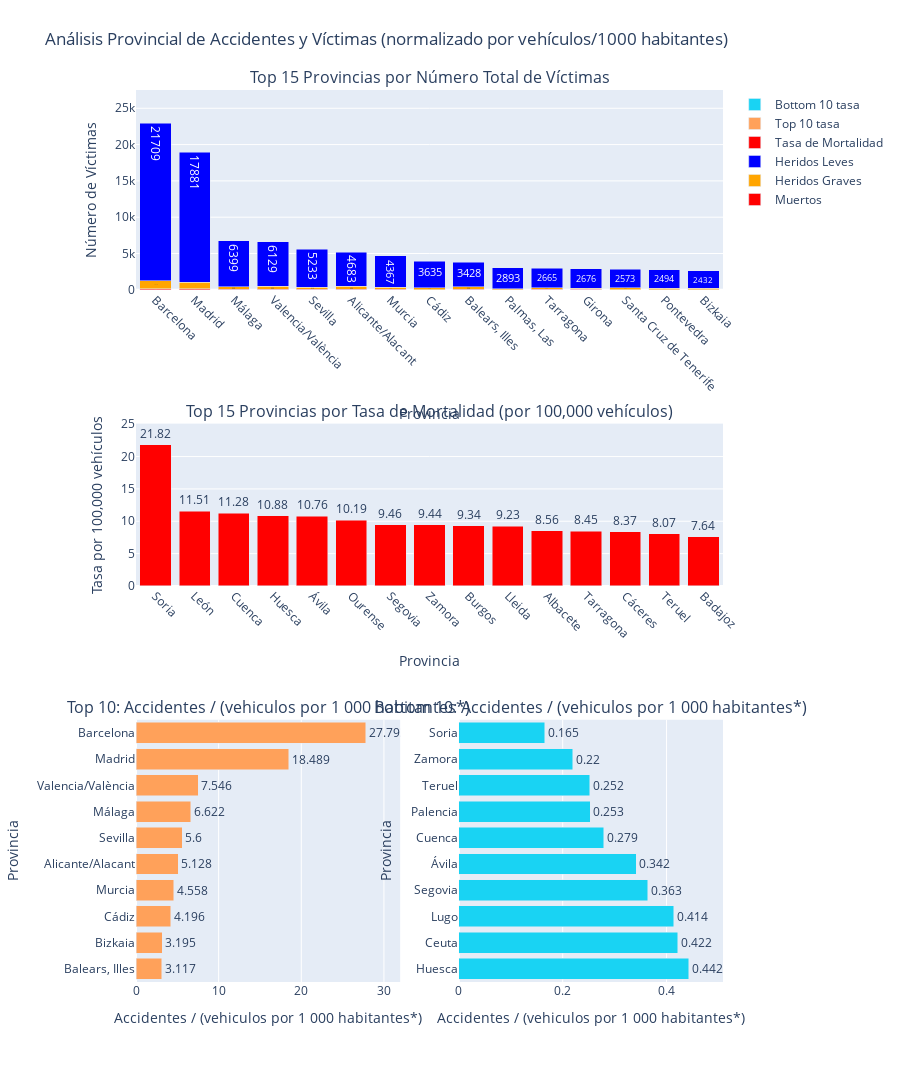

Source (notebook cell):
### Markdown cell above
### 1.3 Distribución Geográfica Básica

Analizaremos la distribución espacial de los accidentes, incluyendo:
- Ranking de provincias por número de accidentes
- Tasas de accidentalidad por provincia
- Distribución por tipo de zona
- Análisis por tipo de vía

### Code cell
# Agregación base
provincial = df.groupby('provincia_label').agg(
    muertos_30d=('muertos_30d','sum'),
    heridos_graves_30d=('heridos_graves_30d','sum'),
    heridos_leves_30d=('heridos_leves_30d','sum'),
    vehiculos_totales=('vehiculos_totales','first'),
    victimas_30d=('victimas_30d','count')
).reset_index()
provincial['tasa_mortalidad'] = provincial['muertos_30d'] / provincial['vehiculos_totales'] * 100000
provincial['tasa_accidentalidad'] = provincial['victimas_30d'] / provincial['vehiculos_totales'] * 100000
provincial['total_victimas'] = provincial['muertos_30d'] + provincial['heridos_graves_30d'] + provincial['heridos_leves_30d']

# Detectar columna "vehículos por 1000 habitantes"
vehiculos_por_1000_col = None
for col in df.columns:
    cl = col.lower()
    if 'vehicul' in cl and 'habit' in cl:
        vehiculos_por_1000_col = col
        break
if vehiculos_por_1000_col is None:
    raise ValueError("No se encontró la columna de vehículos por 1000 habitantes.")

vehx1000 = (
    df.groupby('provincia_label')[vehiculos_por_1000_col]
      .first()
      .reset_index()
      .rename(columns={vehiculos_por_1000_col:'vehx1000'})
)
provincial = provincial.merge(vehx1000, on='provincia_label', how='left')
provincial['vehx1000'] = provincial['vehx1000'].replace(0, np.nan)
provincial['tasa_accidentes_por_parque_proxy'] = provincial['victimas_30d'] / provincial['vehx1000']
prov_valid = provincial.dropna(subset=['tasa_accidentes_por_parque_proxy']).copy()

# Selecciones
top15_total = provincial.nlargest(15, 'total_victimas')
top15_tasa  = provincial.nlargest(15, 'tasa_mortalidad')
top10_rate  = prov_valid.nlargest(10, 'tasa_accidentes_por_parque_proxy').sort_values('tasa_accidentes_por_parque_proxy', ascending=False)
bottom10_rate = prov_valid.nsmallest(10, 'tasa_accidentes_por_parque_proxy').sort_values('tasa_accidentes_por_parque_proxy', ascending=True)

# Figura (última fila más grande + menos espacio entre filas)
fig = make_subplots(
    rows=3, cols=2,
    specs=[[{'colspan':2}, None],
           [{'colspan':2}, None],
           [{}, {}]],
    row_heights=[0.32, 0.26, 0.42],            
    subplot_titles=(
        'Top 15 Provincias por Número Total de Víctimas',
        'Top 15 Provincias por Tasa de Mortalidad (por 100,000 vehículos)',
        f'Top 10: Accidentes / ({vehiculos_por_1000_col})',
        f'Bottom 10: Accidentes / ({vehiculos_por_1000_col})'
    ),
    vertical_spacing=0.15                      
)

# --- 1) Top 15 por número total de víctimas (stack) ---
for tipo, color in zip(['muertos_30d', 'heridos_graves_30d', 'heridos_leves_30d'], ['red', 'orange', 'blue']):
    fig.add_trace(
        go.Bar(
            x=top15_total['provincia_label'],
            y=top15_total[tipo],
            name=tipo.replace('_30d', '').replace('_', ' ').title(),
            text=top15_total[tipo].round(0),
            textposition='inside',
            marker_color=color
        ),
        row=1, col=1
    )

# Padding del eje Y para que no se corte el texto del gráfico 1
fig.update_yaxes(range=[0, top15_total['total_victimas'].max() * 1.2], row=1, col=1)


# Fila 2 (tasa mortalidad)
fig.add_trace(
    go.Bar(x=top15_tasa['provincia_label'], y=top15_tasa['tasa_mortalidad'],
           name='Tasa de Mortalidad', text=top15_tasa['tasa_mortalidad'].round(2),
           textposition='outside', marker_color='red'),
    row=2, col=1
)
max_tasa = top15_tasa['tasa_mortalidad'].max()
fig.update_yaxes(range=[0, (max_tasa if max_tasa>0 else 1)*1.15], row=2, col=1)

# Fila 3 (tasa por vehículos/1000 hab.) en horizontal
fig.add_trace(
    go.Bar(x=top10_rate['tasa_accidentes_por_parque_proxy'][::-1],
           y=top10_rate['provincia_label'][::-1],
           orientation='h',
           text=top10_rate['tasa_accidentes_por_parque_proxy'][::-1].round(3),
           textposition='outside',
           name='Top 10 tasa'),
    row=3, col=1
)
fig.add_trace(
    go.Bar(x=bottom10_rate['tasa_accidentes_por_parque_proxy'][::-1],
           y=bottom10_rate['provincia_label'][::-1],
           orientation='h',
           text=bottom10_rate['tasa_accidentes_por_parque_proxy'][::-1].round(3),
           textposition='outside',
           name='Bottom 10 tasa'),
    row=3, col=2
)
pad_left  = (top10_rate['tasa_accidentes_por_parque_proxy'].max() or 1)*1.15
pad_right = (bottom10_rate['tasa_accidentes_por_parque_proxy'].max() or 1)*1.15
fig.update_xaxes(range=[0, pad_left],  row=3, col=1)
fig.update_xaxes(range=[0, pad_right], row=3, col=2)

# Layout
fig.update_layout(
    barmode='stack',
    showlegend=True,
    title_text='Análisis Provincial de Accidentes y Víctimas (normalizado por vehículos/1000 habitantes)',
    height=1500,
    margin=dict(t=90, b=110)  
)

# Ejes y legibilidad
fig.update_xaxes(title_text='Provincia', tickangle=45, automargin=True, row=1, col=1)
fig.update_yaxes(title_text='Número de Víctimas', automargin=True, row=1, col=1)

fig.update_xaxes(title_text='Provincia', tickangle=45, automargin=True, row=2, col=1)
fig.update_yaxes(title_text='Tasa por 100,000 vehículos', automargin=True, row=2, col=1)

fig.update_xaxes(title_text=f"Accidentes / ({vehiculos_por_1000_col})", automargin=True, row=3, col=1)
fig.update_yaxes(title_text="Provincia", automargin=True, row=3, col=1)
fig.update_xaxes(title_text=f"Accidentes / ({vehiculos_por_1000_col})", automargin=True, row=3, col=2)
fig.update_yaxes(title_text="Provincia", automargin=True, row=3, col=2)


fig.show()

# Tablas (15 filas)
print("\nTop 15 provincias por número total de víctimas:")
display(top15_total[['provincia_label','total_victimas','muertos_30d','heridos_graves_30d','heridos_leves_30d','tasa_accidentalidad']].head(15).round(2))

print("\nTop 15 provincias por tasa de mortalidad (por 100,000 vehículos):")
display(top15_tasa[['provincia_label','tasa_mortalidad','muertos_30d','vehiculos_totales','tasa_accidentalidad']].head(15).round(2))

print(f"\nTop 15 por Accidentes / ({vehiculos_por_1000_col}):")
display(prov_valid.nlargest(15,'tasa_accidentes_por_parque_proxy')[['provincia_label','victimas_30d','vehx1000','tasa_accidentes_por_parque_proxy']].round(3))

print(f"\nBottom 15 por Accidentes / ({vehiculos_por_1000_col}):")
display(prov_valid.nsmallest(15,'tasa_accidentes_por_parque_proxy')[['provincia_label','victimas_30d','vehx1000','tasa_accidentes_por_parque_proxy']].round(3))

### Figure 1 — Plotly figure (JSON) as saved in the notebook; plotly's stock layout.template omitted (floating-point values rounded to 4 significant figures)
{"data": [{"marker": {"color": "red"}, "name": "Muertos", "text": [148.0, 137.0, 70.0, 73.0, 60.0, 60.0, 62.0, 42.0, 64.0, 36.0, 55.0, 51.0, 33.0, 43.0, 14.0], "textposition": "inside", "type": "bar", "x": ["Barcelona", "Madrid", "Málaga", "Valencia/València", "Sevilla", "Alicante/Alacant", "Murcia", "Cádiz", "Balears, Illes", "Palmas, Las", "Tarragona", "Girona", "Santa Cruz de Tenerife", "Pontevedra", "Bizkaia"], "xaxis": "x", "y": [148, 137, 70, 73, 60, 60, 62, 42, 64, 36, 55, 51, 33, 43, 14], "yaxis": "y"}, {"marker": {"color": "orange"}, "name": "Heridos Graves", "text": [1073.0, 893.0, 320.0, 399.0, 315.0, 404.0, 259.0, 258.0, 324.0, 127.0, 249.0, 167.0, 257.0, 201.0, 172.0], "textposition": "inside", "type": "bar", "x": ["Barcelona", "Madrid", "Málaga", "Valencia/València", "Sevilla", "Alicante/Alacant", "Murcia", "Cádiz", "Balears, Illes", "Palmas, Las", "Tarragona", "Girona", "Santa Cruz de Tenerife", "Pontevedra", "Bizkaia"], "xaxis": "x", "y": [1073, 893, 320, 399, 315, 404, 259, 258, 324, 127, 249, 167, 257, 201, 172], "yaxis": "y"}, {"marker": {"color": "blue"}, "name": "Heridos Leves", "text": [21710.0, 17880.0, 6399.0, 6129.0, 5233.0, 4683.0, 4367.0, 3635.0, 3428.0, 2893.0, 2665.0, 2676.0, 2573.0, 2494.0, 2432.0], "textposition": "inside", "type": "bar", "x": ["Barcelona", "Madrid", "Málaga", "Valencia/València", "Sevilla", "Alicante/Alacant", "Murcia", "Cádiz", "Balears, Illes", "Palmas, Las", "Tarragona", "Girona", "Santa Cruz de Tenerife", "Pontevedra", "Bizkaia"], "xaxis": "x", "y": [21709, 17881, 6399, 6129, 5233, 4683, 4367, 3635, 3428, 2893, 2665, 2676, 2573, 2494, 2432], "yaxis": "y"}, {"marker": {"color": "red"}, "name": "Tasa de Mortalidad", "text": [21.82, 11.51, 11.28, 10.88, 10.76, 10.19, 9.46, 9.44, 9.34, 9.23, 8.56, 8.45, 8.37, 8.07, 7.64], "textposition": "outside", "type": "bar", "x": ["Soria", "León", "Cuenca", "Huesca", "Ávila", "Ourense", "Segovia", "Zamora", "Burgos", "Lleida", "Albacete", "Tarragona", "Cáceres", "Teruel", "Badajoz"], "xaxis": "x2", "y": [21.82, 11.51, 11.28, 10.88, 10.76, 10.19, 9.456, 9.44, 9.338, 9.234, 8.565, 8.454, 8.374, 8.073, 7.64], "yaxis": "y2"}, {"name": "Top 10 tasa", "orientation": "h", "text": [3.117, 3.195, 4.196, 4.558, 5.128, 5.6, 6.622, 7.546, 18.49, 27.79], "textposition": "outside", "type": "bar", "x": [3.117, 3.195, 4.196, 4.558, 5.128, 5.6, 6.622, 7.546, 18.49, 27.79], "xaxis": "x3", "y": ["Balears, Illes", "Bizkaia", "Cádiz", "Murcia", "Alicante/Alacant", "Sevilla", "Málaga", "Valencia/València", "Madrid", "Barcelona"], "yaxis": "y3"}, {"name": "Bottom 10 tasa", "orientation": "h", "text": [0.442, 0.422, 0.414, 0.363, 0.342, 0.279, 0.253, 0.252, 0.22, 0.165], "textposition": "outside", "type": "bar", "x": [0.4424, 0.422, 0.4138, 0.3634, 0.342, 0.2794, 0.2533, 0.2522, 0.2197, 0.1653], "xaxis": "x4", "y": ["Huesca", "Ceuta", "Lugo", "Segovia", "Ávila", "Cuenca", "Palencia", "Teruel", "Zamora", "Soria"], "yaxis": "y4"}], "layout": {"annotations": [{"font": {"size": 16}, "showarrow": false, "text": "Top 15 Provincias por Número Total de Víctimas", "x": 0.5, "xanchor": "center", "xref": "paper", "y": 1, "yanchor": "bottom", "yref": "paper"}, {"font": {"size": 16}, "showarrow": false, "text": "Top 15 Provincias por Tasa de Mortalidad (por 100,000 vehículos)", "x": 0.5, "xanchor": "center", "xref": "paper", "y": 0.626, "yanchor": "bottom", "yref": "paper"}, {"font": {"size": 16}, "showarrow": false, "text": "Top 10: Accidentes / (vehiculos por 1 000\nhabitantes*)", "x": 0.225, "xanchor": "center", "xref": "paper", "y": 0.294, "yanchor": "bottom", "yref": "paper"}, {"font": {"size": 16}, "showarrow": false, "text": "Bottom 10: Accidentes / (vehiculos por 1 000\nhabitantes*)", "x": 0.775, "xanchor": "center", "xref": "paper", "y": 0.294, "yanchor": "bottom", "yref": "paper"}], "barmode": "stack", "height": 1500, "margin": {"b": 110, "t": 90}, "showlegend": true, "title": {"text": "Análisis Provincial de Accidentes y Víctimas (normalizado por vehículos/1000 habitantes)"}, "xaxis": {"anchor": "y", "automargin": true, "domain": [0, 1], "tickangle": 45, "title": {"text": "Provincia"}}, "xaxis2": {"anchor": "y2", "automargin": true, "domain": [0, 1], "tickangle": 45, "title": {"text": "Provincia"}}, "xaxis3": {"anchor": "y3", "automargin": true, "domain": [0, 0.45], "range": [0, 31.96], "title": {"text": "Accidentes / (vehiculos por 1 000\nhabitantes*)"}}, "xaxis4": {"anchor": "y4", "automargin": true, "domain": [0.55, 1], "range": [0, 0.5087], "title": {"text": "Accidentes / (vehiculos por 1 000\nhabitantes*)"}}, "yaxis": {"anchor": "x", "automargin": true, "domain": [0.776, 1], "range": [0, 27516], "title": {"text": "Número de Víctimas"}}, "yaxis2": {"anchor": "x2", "automargin": true, "domain": [0.444, 0.626], "range": [0, 25.09], "title": {"text": "Tasa por 100,000 vehículos"}}, "yaxis3": {"anchor": "x3", "automargin": true, "domain": [0, 0.294], "title": {"text": "Provincia"}}, "yaxis4": {"anchor": "x4", "automargin": true, "domain": [0, 0.294], "title": {"text": "Provincia"}}}}
